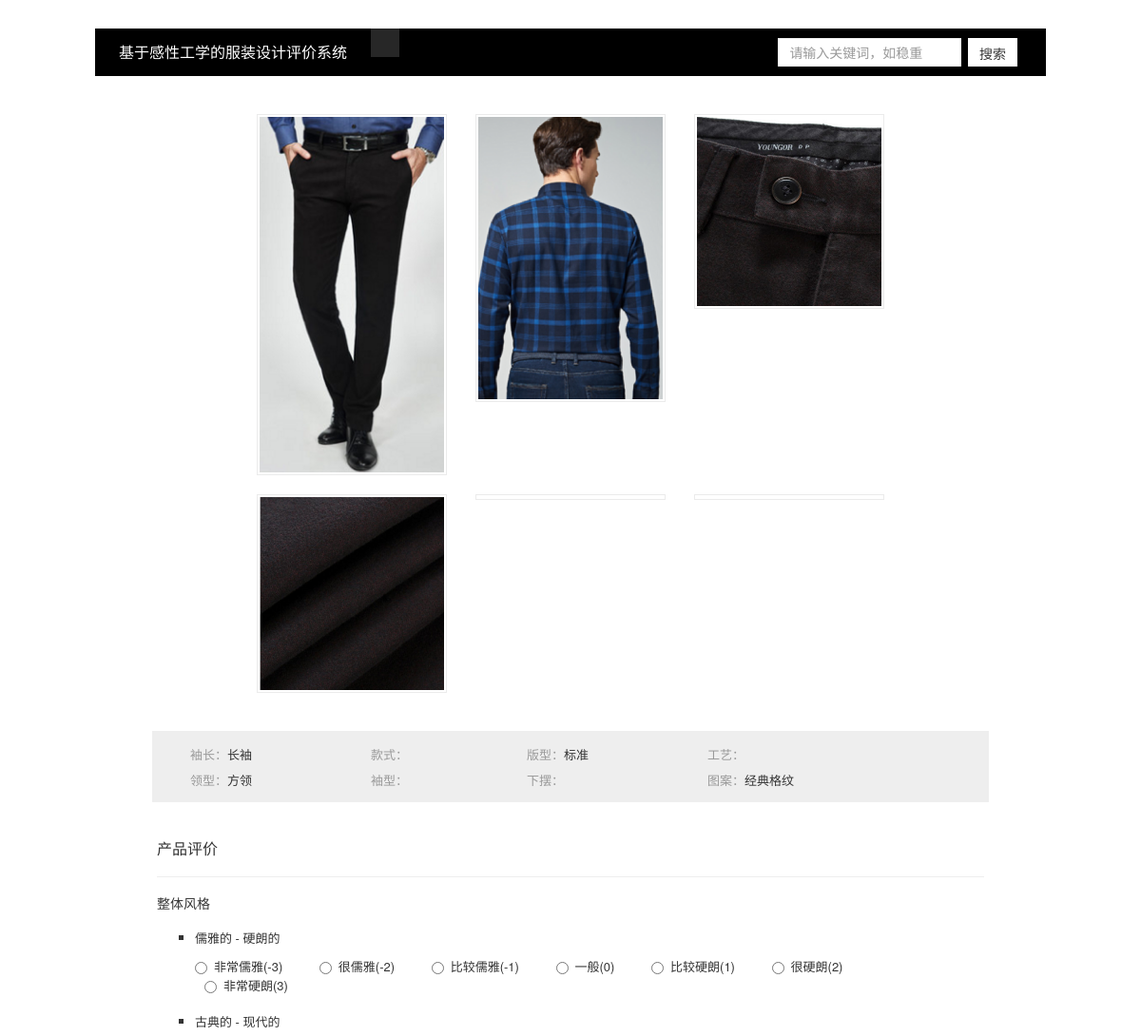
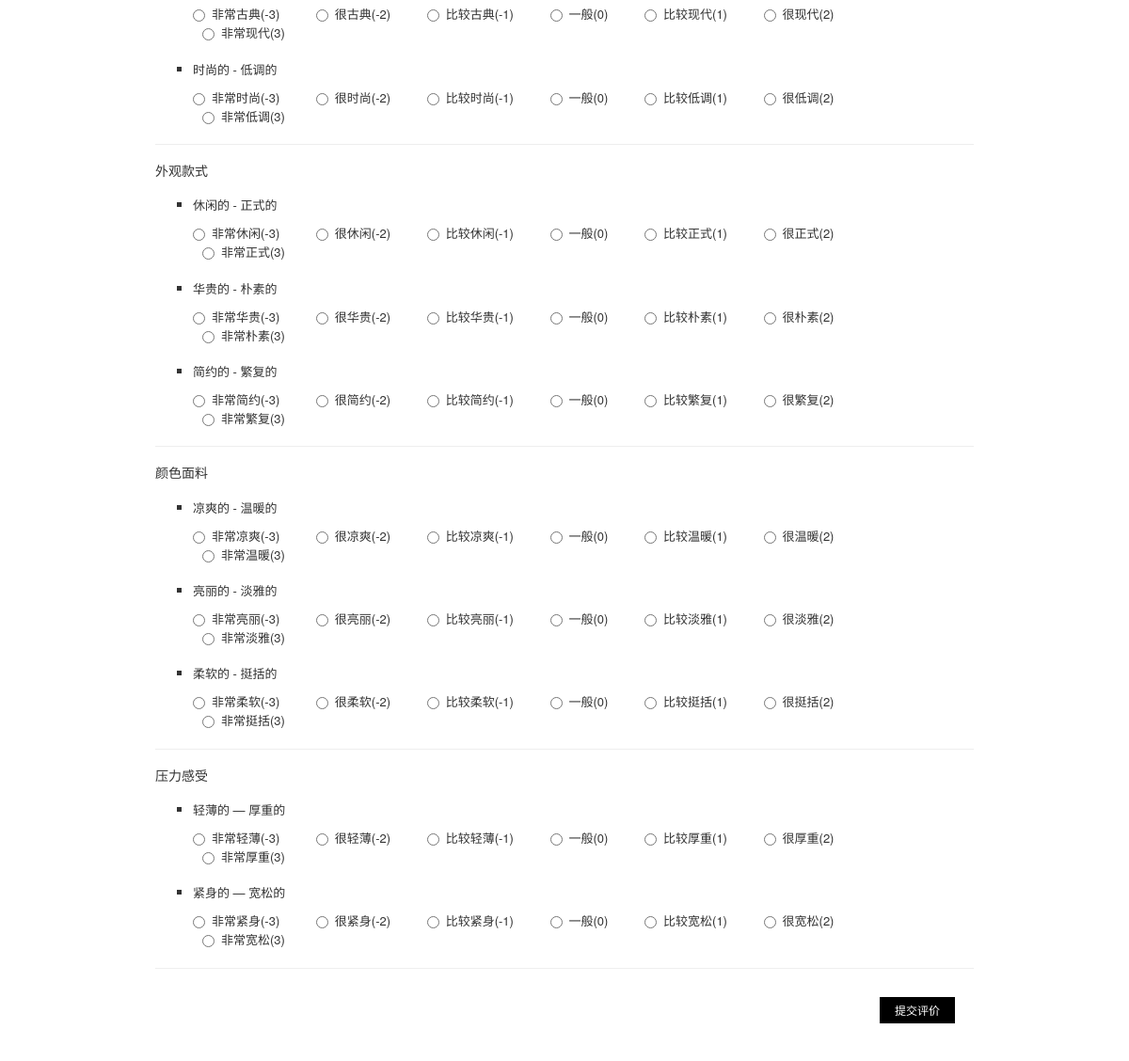
The app's page /pages/details.php?id=3&table=long_sleeved_blouse with its own data (2 pictures, top to bottom).
### tables this page shows
CREATE TABLE `long_sleeved_blouse` (
  `id` int(11) unsigned NOT NULL AUTO_INCREMENT,
  `image1` char(255) DEFAULT NULL,
  `image2` char(255) DEFAULT NULL,
  `image3` char(255) DEFAULT NULL,
  `image4` char(255) DEFAULT NULL,
  `image5` char(255) DEFAULT NULL,
  `image6` char(255) DEFAULT NULL,
  `sleeve_length` text,
  `model` text,
  `collar_type` text,
  `fabric` text,
  `color` text,
  `pattern` text,
  `thickness` text,
  `style` text,
  `link` text,
  `design` text,
  `sleeve_style` text,
  `lower_hem` text,
  `craft` text,
  PRIMARY KEY (`id`)
);

### pages/details.php (the view, shortened to what the rows shown need)
<?php
include('../connectMysql.php');
?>
<!DOCTYPE html>
<html lang="zh-CN">
<head>
    <link href="../style/bootstrap.min.css" rel="stylesheet">
    <link rel="stylesheet" href="../style/details.css">
</head>
<body>
<div class="container-fluid details-page">
    <?php
        $clotheId = $_GET['id'];
        $table = $_GET['table'];
        $sql = "SELECT * FROM $table WHERE id = '{$clotheId}'";
        $result = $conn->query($sql);
        if ($result->num_rows > 0) {
            while ($row = $result->fetch_assoc()) {
                echo "<div class='pictures'><div class='row'><div class='col-md-4 col-sm-4'><a href='#' class='thumbnail'><img src='{$row['image1']}' alt=''></a></div>".
                     "<div class='col-md-4 col-sm-4'><a href='#' class='thumbnail'><img src='{$row['image2']}' alt=''></a></div>".
                     "<div class='col-md-4 col-sm-4'><a href='#' class='thumbnail'><img src='{$row['image3']}' alt=''></a></div></div>".
                     "<div class='row'><div class='col-md-4 col-sm-4'><a href='#' class='thumbnail'><img src='{$row['image4']}' alt=''></a></div>".
                     "<div class='col-md-4 col-sm-4'><a href='#' class='thumbnail'><img src='{$row['image5']}' alt=''></a></div>".
                     "<div class='col-md-4 col-sm-4'><a href='#' class='thumbnail'><img src='{$row['image6']}' alt=''></a></div></div></div>";
                if ($table == 'western_style_pants' || $table == 'casual_pants') {
                    echo "<div class='clothes-attribute-table'><div class='contents'><div class='list'><div class='first'><span class='name'>裤长：</span><span class='attribute'>{$row['pant_length']}</span><br></div>".
                        "<div class='second'><span class='name'>腰型：</span><span class='attribute'>{$row['waist_type']}</span><br></div></div>".
                        "<div class='list'><div class='first'><span class='name'>款式：</span><span class='attribute'>{$row['design']}</span><br></div>".
                        "<div class='second'><span class='name'>裤脚：</span><span class='attribute'>{$row['pant_bottom']}</span><br></div></div>".
                        "<div class='list'><div class='first'><span class='name'>裤型：</span><span class='attribute'>{$row['model']}</span><br></div>".
                        "<div class='second'><span class='name'>弹力：</span><span class='attribute'>{$row['elastic_force']}</span><br></div></div>".
                        "<div class='list'><div class='first'><span class='name'>工艺：</span><span class='attribute'>{$row['craft']}</span><br></div>".
                        "<div class='second'><span class='name'>图案：</span><span class='attribute'>{$row['pattern']}</span><br></div></div></div></div>";
                } else {
                    echo "<div class='clothes-attribute-table'><div class='contents'><div class='list'><div class='first'><span class='name'>袖长：</span><span class='attribute'>{$row['sleeve_length']}</span><br></div>".
                        "<div class='second'><span class='name'>领型：</span><span class='attribute'>{$row['collar_type']}</span><br></div></div>".
                        "<div class='list'><div class='first'><span class='name'>款式：</span><span class='attribute'>{$row['design']}</span><br></div>".
                        "<div class='second'><span class='name'>袖型：</span><span class='attribute'>{$row['sleeve_style']}</span><br></div></div>".
                        "<div class='list'><div class='first'><span class='name'>版型：</span><span class='attribute'>{$row['model']}</span><br></div>".
                        "<div class='second'><span class='name'>下摆：</span><span class='attribute'>{$row['lower_hem']}</span><br></div></div>".
                        "<div class='list'><div class='first'><span class='name'>工艺：</span><span class='attribute'>{$row['craft']}</span><br></div>".
                        "<div class='second'><span class='name'>图案：</span><span class='attribute'>{$row['pattern']}</span><br></div></div></div></div>";
                }
            }
        }
    ?>
</div>
</body>
</html>

### records on screen
long_sleeved_blouse: image1 (picture), image2 (picture), image3 (picture), image4 (picture), sleeve_length "长袖", collar_type "方领", model "标准", pattern "经典格纹"
